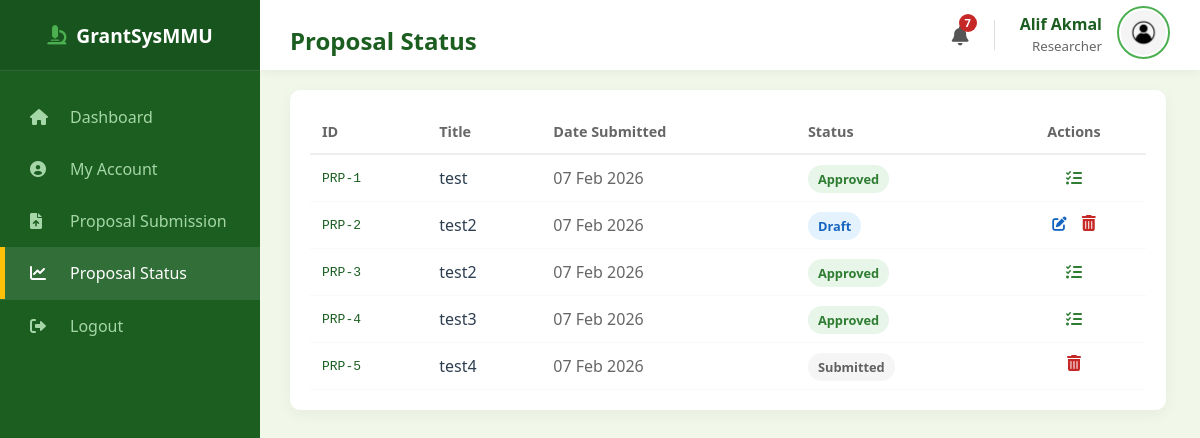
The app's page /researcher/proposal_status (signed in) with its own data.
### models.py (models this page shows, shortened)
class User(db.Model):
    __tablename__ = "user"
    mmu_id = db.Column(db.String(15), primary_key=True)
    name = db.Column(db.String(150), nullable=False)
    email = db.Column(db.String(100), unique=True, nullable=False)
    password = db.Column(db.String(100), nullable=False)
    faculty = db.Column(db.String(100), nullable=False)
    user_role = db.Column(db.String(25), nullable=False)
    profile_image = db.Column(db.String(20), nullable=False, default="default.jpg")
    phone_number = db.Column(db.String(20), nullable=True)
    admin_profile = db.relationship(
        "Admin", backref="user_info", uselist=False, cascade="all, delete-orphan"
    )
    researcher_profile = db.relationship(
        "Researcher", backref="user_info", uselist=False, cascade="all, delete-orphan"
    )
    reviewer_profile = db.relationship(
        "Reviewer", backref="user_info", uselist=False, cascade="all, delete-orphan"
    )
    hod_profile = db.relationship(
        "HOD", backref="user_info", uselist=False, cascade="all, delete-orphan"
    )

class Proposal(db.Model):
    __tablename__ = "proposal"
    proposal_id = db.Column(db.Integer, primary_key=True)
    title = db.Column(db.String(255), nullable=False)
    research_area = db.Column(db.String(100), nullable=False, default="General")
    requested_budget = db.Column(db.Float, nullable=False)
    status = db.Column(db.String(30), nullable=False, default="Draft")
    submission_date = db.Column(db.Date, default=malaysia_now)
    document_file = db.Column(db.String(100), nullable=True)
    review_score = db.Column(db.Integer, nullable=True)
    review_feedback = db.Column(db.Text, nullable=True)
    review_draft = db.Column(db.Text, nullable=True)
    researcher_id = db.Column(
        db.Integer, db.ForeignKey("researcher.researcher_id"), nullable=False
    )
    cycle_id = db.Column(
        db.Integer, db.ForeignKey("grant_cycle.cycle_id"), nullable=False
    )
    assigned_reviewer_id = db.Column(
        db.Integer, db.ForeignKey("reviewer.reviewer_id"), nullable=True
    )
    assigned_hod_id = db.Column(db.Integer, db.ForeignKey("hod.hod_id"), nullable=True)
    reviewer = db.relationship("Reviewer", foreign_keys=[assigned_reviewer_id])
    hod = db.relationship("HOD", foreign_keys=[assigned_hod_id])
    deadlines = db.relationship(
        "Deadline", backref="proposal", cascade="all, delete-orphan"
    )

### routes/researcher_routes.py (the view)
@researcher_bp.route("/researcher/proposal_status")
def researcher_my_proposals():
    if session.get("role") != "Researcher":
        return redirect(url_for("researcher.researcher_login"))
    user = User.query.get(session["user_id"])
    researcher = (
        Researcher.query.filter_by(mmu_id=user.mmu_id)
        .order_by(Researcher.researcher_id.desc())
        .first()
    )
    if not researcher:
        flash("Error: Researcher profile not found.", "error")
        return redirect(url_for("researcher.researcher_dashboard"))
    stats = {
        "my_proposals": Proposal.query.filter_by(
            researcher_id=researcher.researcher_id
        ).count(),
        "active_grants": Grant.query.join(Proposal)
        .filter(Proposal.researcher_id == researcher.researcher_id)
        .count(),
        "pending_reports": 0,
    }
    proposals = (
        Proposal.query.filter_by(researcher_id=researcher.researcher_id)
        .order_by(Proposal.proposal_id)
        .all()
    )
    return render_template(
        "researcher_my_proposals.html", proposals=proposals, user=user, stats=stats
    )

### main.py (called while the page is built)
@app.context_processor
def inject_notifications():
    if "user_id" in session:
        unread = Notification.query.filter_by(recipient_id=session["user_id"], is_read=False).count()
        return dict(unread_notifications=unread)
    return dict(unread_notifications=0)

### templates/researcher_my_proposals.html (shortened to what this page needs)
<!DOCTYPE html>
<html lang="en">
<head>
    <link rel="stylesheet" type="text/css" href="{{ url_for('static', filename='style.css') }}">
    <link rel="stylesheet" href="https://cdnjs.cloudflare.com/ajax/libs/font-awesome/6.0.0/css/all.min.css">
</head>
<body>
    <div class="dashboard-container">
        <div class="sidebar">
            <div class="sidebar-header"><i class="fas fa-microscope"
                    style="margin-right: 10px; color: var(--secondary-color);">
                </i> GrantSysMMU</div>
            <ul class="sidebar-menu">
                <li><a href="{{ url_for('researcher.researcher_dashboard') }}"><i class="fas fa-home"></i>
                        Dashboard</a></li>
                <li><a href="{{ url_for('researcher.researcher_profile') }}"><i class="fas fa-user-circle"></i> My
                        Account</a></li>
                <li><a href="{{ url_for('researcher.researcher_apply_list') }}"><i class="fas fa-file-upload"></i>
                        Proposal
                        Submission</a></li>
                <li class="active"><a href="{{ url_for('researcher.researcher_my_proposals') }}"><i
                            class="fas fa-chart-line"></i> Proposal Status</a></li>
                <li style="margin-top: auto; border-top: 1px solid rgba(255,255,255,0.1);">
                    <a href="{{ url_for('auth.logout') }}"><i class="fas fa-sign-out-alt"></i> Logout</a>
                </li>
            </ul>
        </div>
        <div class="main-content">
            <div class="top-bar">
                <h2>Proposal Status</h2>
                <div style="display: flex; align-items: center; gap: 25px;">
                    <a href="{{ url_for('auth.view_notifications') }}"
                        style="position: relative; color: #555; font-size: 1.2rem; text-decoration: none;">
                        <i class="fas fa-bell"></i>
                        {% if unread_notifications > 0 %}
                        <span
                            style="position: absolute; top: -8px; right: -8px; background: #c62828; color: white; border-radius: 50%; width: 18px; height: 18px; font-size: 0.7rem; display: flex; align-items: center; justify-content: center; font-weight: bold;">
                            {{ unread_notifications }}
                        </span>
                        {% endif %}
                    </a>
                    <div style="display: flex; align-items: center; gap: 15px;">
                        <div style="text-align: right; line-height: 1.3;">
                            <span style="display: block; font-weight: bold; color: #1b5e20;">{{ user.name }}</span>
                            <small style="color: #666;">Researcher</small>
                        </div>
                        <a href="{{ url_for('researcher.researcher_profile') }}">
                            <img src="{{ url_for('static', filename='profile_pics/' + user.profile_image) }}"
                                alt="Profile"
                                style="width: 45px; height: 45px; border-radius: 50%; object-fit: cover; border: 2px solid #4caf50; padding: 2px;">
                        </a>
                    </div>
                </div>
            </div>
            <div class="content-wrapper-prop">
                <div class="card"
                    style="width: 95%; max-width: 1100px; background: white; padding: 20px; border-radius: 10px; box-shadow: 0 4px 15px rgba(0,0,0,0.05);">
                    <table style="width:100%; border-collapse: collapse; text-align: left;">
                        <thead>
                            <tr style="border-bottom: 2px solid #eee; color: #666; font-size: 0.9rem;">
                                <th style="padding: 12px;">ID</th>
                                <th style="padding: 12px;">Title</th>
                                <th style="padding: 12px;">Date Submitted</th>
                                <th style="padding: 12px;">Status</th>
                                <th style="padding: 12px; text-align: center;">Actions</th>
                            </tr>
                        </thead>
                        <tbody>
                            {% for proposal in proposals %}
                            <tr style="border-bottom: 1px solid #f9f9f9; transition: background 0.2s;">
                                <td style="padding: 12px; font-family: monospace; color: #1b5e20;">PRP-{{
                                    proposal.proposal_id }}</td>
                                <td style="padding: 12px; font-weight: 500;">{{ proposal.title }}</td>
                                <td style="padding: 12px; color: #666;">{{ proposal.submission_date.strftime('%d %b %Y')
                                    }}</td>
                                <td style="padding: 12px;">
                                    <span class="status-badge" style="
                                    padding: 5px 10px;
                                    border-radius: 20px;
                                    font-size: 0.8rem;
                                    font-weight: bold;
                                    {% if proposal.status == 'Approved' %} background: #e8f5e9; color: #2e7d32;
                                    {% elif proposal.status == 'Rejected' %} background: #ffebee; color: #c62828;
                                    {% elif proposal.status == 'Under Review' %} background: #fff3e0; color: #ef6c00;
                                    {% elif proposal.status == 'Draft' %} background: #e3f2fd; color: #1565c0;
                                    {% else %} background: #f5f5f5; color: #616161; {% endif %}
                                ">
                                        {{ proposal.status }}
                                    </span>
                                </td>
                                <td
                                    style="padding: 12px; display: flex; justify-content: center; align-items: center; gap: 15px;">
                                    {% if proposal.status == 'Approved' %}
                                    <a href="{{ url_for('researcher.researcher_update_progress', proposal_id=proposal.proposal_id) }}"
                                        style="color: #2e7d32; text-decoration: none;" title="Progress Reports">
                                        <i class="fas fa-tasks"></i>
                                    </a>
                                    {% elif proposal.status == 'Submitted' %}
                                    <form
                                        action="{{ url_for('researcher.researcher_withdraw_proposal', proposal_id=proposal.proposal_id) }}"
                                        method="POST" style="display: flex; align-items: center;"
                                        onsubmit="return confirm('Are you sure you want to withdraw this proposal?');">
                                        <button type="submit"
                                            style="background: none; border: none; color: #c62828; cursor: pointer; padding: 0; font-size: 1rem;">
                                            <i class="fas fa-trash-alt"></i>
                                        </button>
                                    </form>
                                    {% elif proposal.status == 'Draft' %}
                                    <a href="{{ url_for('researcher.researcher_submit_form', cycle_id=proposal.cycle_id, proposal_id=proposal.proposal_id) }}"
                                        style="color: #1565c0; text-decoration: none; font-size: 0.9rem; font-weight: bold;"
                                        title="Resume Draft">
                                        <i class="fas fa-edit"></i>
                                    </a>
                                    <form
                                        action="{{ url_for('researcher.researcher_withdraw_proposal', proposal_id=proposal.proposal_id) }}"
                                        method="POST" style="display: flex; align-items: center;"
                                        onsubmit="return confirm('Are you sure you want to withdraw this proposal?');">
                                        <button type="submit"
                                            style="background: none; border: none; color: #c62828; cursor: pointer; padding: 0; font-size: 1rem;">
                                            <i class="fas fa-trash-alt"></i>
                                        </button>
                                    </form>
                                    {% else %}
                                    <span style="color: #999; font-weight: bolder;">—</span>
                                    {% endif %}
                                </td>
                            </tr>
                            {% endfor %}
                        </tbody>
                    </table>
                </div>
            </div>
        </div>
</body>

### static/style.css (style rules this page uses)
:root { --primary-color: #1b5e20; --secondary-color: #4caf50; --accent-color: #ffc107; --bg-light: #f1f8e9; --white: #ffffff; --text-dark: #2c3e50; --text-muted: #607d8b; --sidebar-width: 260px; --shadow: 0 4px 6px rgba(0, 0, 0, 0.1); }
body { font-family: 'Segoe UI', 'Roboto', Helvetica, Arial, sans-serif; margin: 0; padding: 0; background-color: var(--bg-light); color: var(--text-dark); }
.dashboard-container { display: flex; min-height: 100vh; }
.sidebar { width: var(--sidebar-width); background-color: var(--primary-color); color: white; display: flex; flex-direction: column; position: fixed; height: 100%; z-index: 100; }
.sidebar-header { height: 70px; display: flex; align-items: center; justify-content: center; background-color: rgba(0, 0, 0, 0.1); font-size: 1.2rem; font-weight: bold; border-bottom: 1px solid rgba(255, 255, 255, 0.1); }
.sidebar-menu { list-style: none; padding: 0; margin: 20px 0; }
.sidebar-menu li a { display: flex; align-items: center; padding: 15px 25px; color: #a5d6a7; text-decoration: none; transition: 0.3s; border-left: 5px solid transparent; }
.sidebar-menu li a:hover, .sidebar-menu li.active a { background-color: rgba(255, 255, 255, 0.1); color: white; border-left-color: var(--accent-color); }
.sidebar-menu li a i { width: 30px; margin-right: 10px; }
.main-content { margin-left: var(--sidebar-width); width: calc(100% - var(--sidebar-width)); background-color: var(--bg-light); display: flex; flex-direction: column; min-height: 100vh; }
.top-bar { width: 100%; height: 70px; background: white; display: flex; align-items: center; justify-content: space-between; padding: 0 30px; box-shadow: 0 2px 10px rgba(0, 0, 0, 0.05); box-sizing: border-box; position: sticky; top: 0; z-index: 50; }
body { margin: 0; }
.dashboard-container { display: flex; min-height: 100vh; width: 100%; }
.sidebar { width: 260px; flex-shrink: 0; }
.main-content { flex: 1; display: flex; flex-direction: column; width: 100%; }
.content-wrapper-prop { width: 100%; padding: 20px 30px; box-sizing: border-box; }
h2 { margin-bottom: 0.5rem; color: var(--primary-color); }

### records on screen
User: name "Alif Akmal", profile_image (placeholder picture)
Proposal: proposal_id "1", title "test", submission_date "07 Feb 2026", status "Approved"
Proposal: proposal_id "2", title "test2", submission_date "07 Feb 2026", status "Draft"
Proposal: proposal_id "3", title "test2", submission_date "07 Feb 2026", status "Approved"
Proposal: proposal_id "4", title "test3", submission_date "07 Feb 2026", status "Approved"
Proposal: proposal_id "5", title "test4", submission_date "07 Feb 2026", status "Submitted"

### other values on screen
{{ unread_notifications }} "7"
